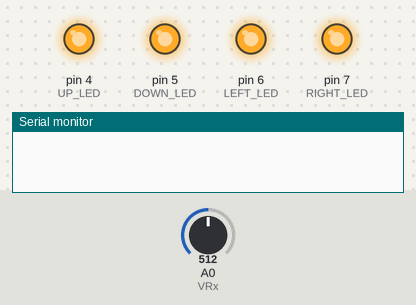
The sketch below on a simulated Arduino Uno, built with avr-gcc and run on an emulated ATmega328P. Shown: output pins drawn as LEDs (lit = HIGH), the last lines printed to the serial monitor. Dashed ring = blinking. Inputs (shaded band) come from the test bench; at power-on: A0 (VRx) = 512.

Above: at 1.2 s.
1.3 s: A0 (VRx) set to 591
2.8 s: A0 (VRx) set to 609
At 3.25 s:
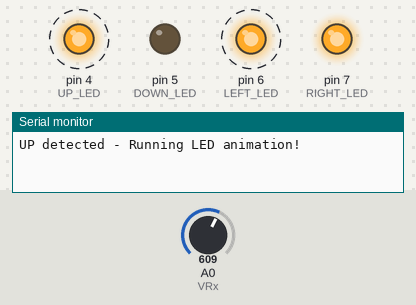
At 3.85 s:
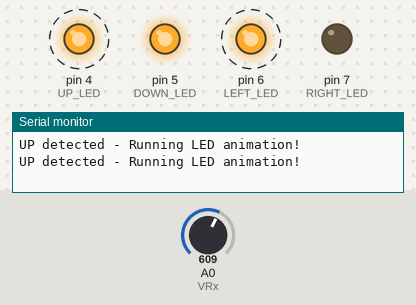
Timing chart, 0 to 11.8 s (numbered marks = the images above; inputs shaded):
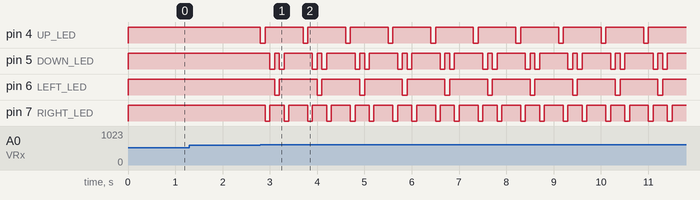

Measured:
- the behaviour switches between 600 and 601 on A0 (VRx) (found by bisection; images 0 and 1)
- after the input at 1.3 s, every drawn part: stays the same
- after the input at 2.8 s, pin 4 (UP_LED): alternates HIGH for 0.80 s and LOW for 0.10 s, starting at once; pin 5 (DOWN_LED): HIGH → LOW after 0.20 s, then repeats every 0.90 s: HIGH 0.10 s, LOW 0.10 s, HIGH 0.60 s, LOW 0.10 s

The sketch:

joy_animation_1.ino
```cpp
const int UP_LED = 4;
const int DOWN_LED = 5;
const int LEFT_LED = 6;
const int RIGHT_LED = 7;
const int VRx = A0;
const int THRESHOLD_HIGH = 600;
const int DELAY_MS = 100;

void setup() {
  pinMode(UP_LED, OUTPUT);
  pinMode(DOWN_LED, OUTPUT);
  pinMode(LEFT_LED, OUTPUT);
  pinMode(RIGHT_LED, OUTPUT);
  digitalWrite(UP_LED, HIGH);
  digitalWrite(DOWN_LED, HIGH);
  digitalWrite(LEFT_LED, HIGH);
  digitalWrite(RIGHT_LED, HIGH);
  Serial.begin(9600);
}

void knightRider() {
  int leds[4] = {UP_LED, RIGHT_LED, DOWN_LED, LEFT_LED};
  // Forward
  for (int i = 0; i < 4; i++) {
    for (int j = 0; j < 4; j++) digitalWrite(leds[j], HIGH);
    digitalWrite(leds[i], LOW);
    delay(DELAY_MS);
  }
  // Backward
  for (int i = 2; i > 0; i--) {
    for (int j = 0; j < 4; j++) digitalWrite(leds[j], HIGH);
    digitalWrite(leds[i], LOW);
    delay(DELAY_MS);
  }
  // All off at the end
  for (int j = 0; j < 4; j++) digitalWrite(leds[j], HIGH);
}

void loop() {
  int xValue = analogRead(VRx);
  if (xValue > THRESHOLD_HIGH) {
    Serial.println("UP detected - Running LED animation!");
    knightRider();
    delay(300);
  }
}
```
